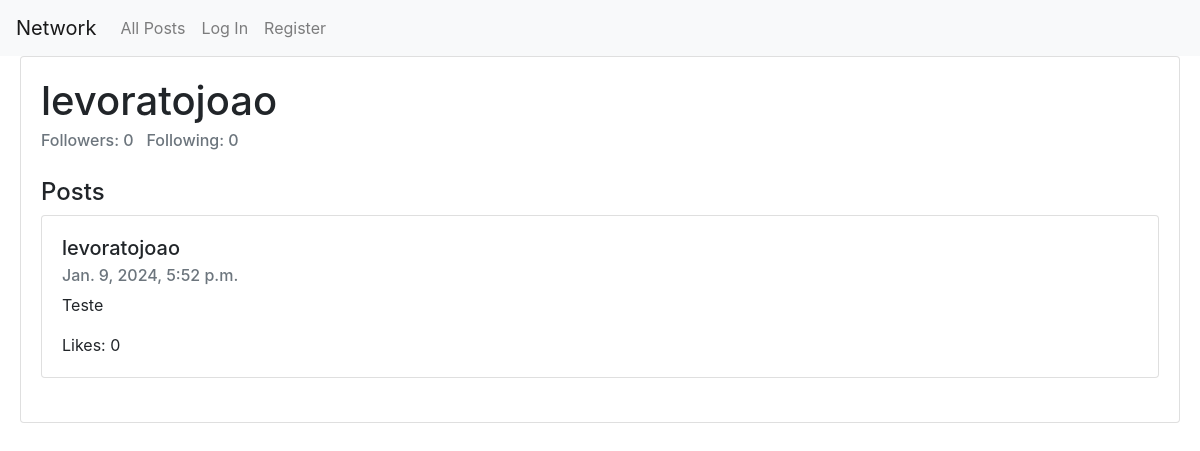
Page /profile/levoratojoao on the committed database.
### network/models.py (models this page shows, shortened)
class User(AbstractUser):
    pass

class Posts(models.Model):
    poster = models.ForeignKey(User, on_delete=models.CASCADE, blank=True, related_name="poster")
    content = models.TextField(max_length=500)
    creationDate = models.DateTimeField(auto_now_add=True, null=True, blank=True)
    likes = models.ManyToManyField(User, blank=True, null=True, related_name="likes")

### network/views.py (the view)
# urls.py: path("profile/<str:poster_name>", views.profile_view, name="profile"),
def profile_view(request, poster_name):
    isFollowing = False
    try:
        user = User.objects.get(username=poster_name)
        posts = Posts.objects.filter(poster=user)
    except:
        return HttpResponseRedirect(reverse("index"))
    if request.user.is_authenticated:
        aux = Followers.objects.filter(follower=user, following=request.user).exists()
        if aux:
            isFollowing = True
    if request.method == "GET":
        return render(request, "network/profile.html", {
            "profile": user,
            "posts": posts,
            "isFollowing": isFollowing
        })
    else:
        return HttpResponseRedirect(reverse("index"))

### network/templates/network/profile.html (shortened to what this page needs)
{% extends 'network/layout.html' %}
{% block body %}
    <div id="profile-page">
        <div id="profile" class="card" style="margin-left: 20px; margin-right: 20px;">
            <div class="card-body">
                <h1 class="card-title">{{ profile.username }}</h1>
                <h6 class="card-subtitle mb-2 text-muted">Followers: {{ profile.follower.count }} &nbsp; Following: {{ profile.following.count }}</h6>
            </div>
            <div id="posts" style="margin-left: 20px; margin-right: 20px; margin-bottom: 20px;">
                <h4>Posts</h4>
                {% for post in posts %}
                    <div class="card">
                        <div class="card-body">
                            <h5 class="card-title">{{ post.poster }}</h5>
                            <h6 class="card-subtitle mb-2 text-muted">{{ post.creationDate }}</h6>
                            <p class="card-text">{{ post.content }}</p>
                            <p class="card-text">Likes: {{ post.lokes|length }}</p>
                        </div>
                    </div>
                    <br>
                {% endfor %}
            </div>
        </div>
    </div>
{% endblock %}

### network/static/network/styles.css (style rules this page uses)
#posts { margin-left: 20px; margin-right: 20px; }

### rows in the picture
User: username "levoratojoao", follower.count "0", following.count "0"
Posts: poster "levoratojoao", creationDate "Jan. 9, 2024, 5:52 p.m.", content "Teste", lokes|length "0"
